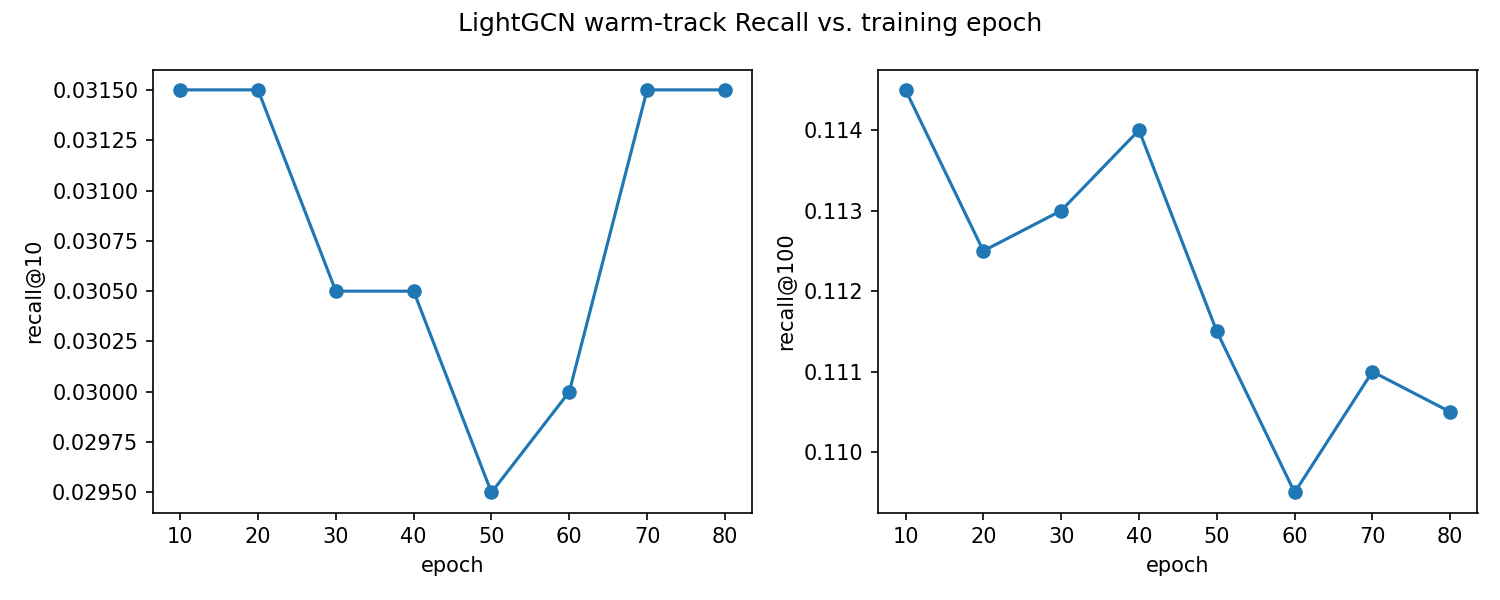

The Python source for this figure:
"""LightGCN: does warm Recall keep improving with more training? -- exploration.

NOT part of the official Stage 1 model menu. Personal follow-up to
deep_cf_compare.py: that run used 30 epochs and landed within noise of
Popularity/EASE/BPR. This trains one LightGCN run out to EPOCHS, checking
in every CHECKPOINT epochs via the eval_every/eval_callback hooks added to
LightGCNRecommender, to see whether recall is still climbing or has
plateaued.

Run from the project root:

    python experiments/deep_cf/lightgcn_epoch_curve.py
"""
from __future__ import annotations

import sys
import warnings
from pathlib import Path

warnings.filterwarnings("ignore")
# Allow running directly from the project root after the move under experiments/.
sys.path.insert(0, str(Path(__file__).resolve().parents[2]))

import matplotlib.pyplot as plt
import pandas as pd

from src.data.loader import load_train_interactions, time_based_split
from src.eval.harness import evaluate
from experiments.deep_cf.lightgcn import LightGCNRecommender

N_USERS = 2000
SEED = 42
EPOCHS = 80
CHECKPOINT = 10

full = load_train_interactions()
train, _ = time_based_split(full, holdout_per_user=1)

curve = []


def checkpoint_eval(epoch: int, model: LightGCNRecommender) -> None:
    r = evaluate(model, track="warm", k_values=(10, 100), n_users=N_USERS, seed=SEED)
    curve.append({"epoch": epoch, "recall@10": r["recall@10"], "recall@100": r["recall@100"]})
    print(f"  [checkpoint] epoch={epoch:4d}  R@10={r['recall@10']:.4f}  R@100={r['recall@100']:.4f}")


model = LightGCNRecommender(embedding_dim=32, n_layers=2, epochs=EPOCHS, batch_size=8192,
                             seed=SEED, verbose=False,
                             eval_every=CHECKPOINT, eval_callback=checkpoint_eval)
model.fit(train)

table = pd.DataFrame(curve)
print("\n", table.round(4))

fig, axes = plt.subplots(1, 2, figsize=(10, 4), sharex=True)
for ax, metric in zip(axes, ("recall@10", "recall@100")):
    ax.plot(table["epoch"], table[metric], marker="o")
    ax.set_xlabel("epoch")
    ax.set_ylabel(metric)
fig.suptitle("LightGCN warm-track Recall vs. training epoch")
fig.tight_layout()
fig.savefig("lightgcn_epoch_curve.png", dpi=150)
print("\nSaved plot to lightgcn_epoch_curve.png")
